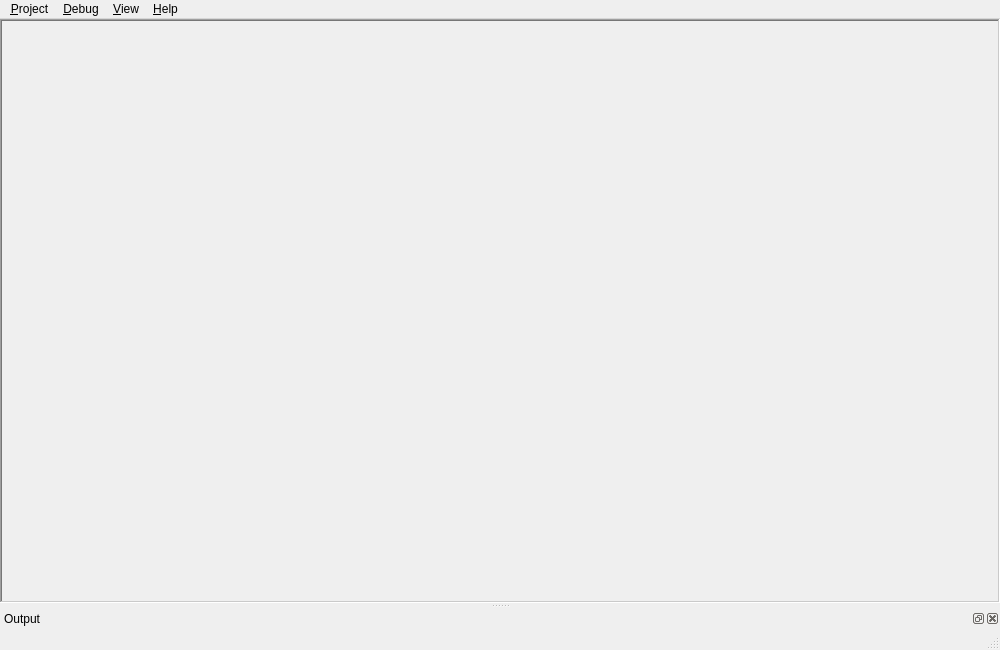
<?xml version="1.0" encoding="UTF-8"?>
<ui version="4.0">
 <class>MainWindow</class>
 <widget class="QMainWindow" name="MainWindow">
  <property name="geometry">
   <rect>
    <x>0</x>
    <y>0</y>
    <width>1000</width>
    <height>650</height>
   </rect>
  </property>
  <property name="windowTitle">
   <string>8-Bit Toolkit</string>
  </property>
  <widget class="QWidget" name="centralWidget">
   <layout class="QVBoxLayout" name="verticalLayout">
    <property name="spacing">
     <number>0</number>
    </property>
    <property name="leftMargin">
     <number>0</number>
    </property>
    <property name="topMargin">
     <number>0</number>
    </property>
    <property name="rightMargin">
     <number>0</number>
    </property>
    <property name="bottomMargin">
     <number>0</number>
    </property>
    <item>
     <widget class="MemoryMapWidget" name="memoryMapWidget">
      <property name="frameShape">
       <enum>QFrame::WinPanel</enum>
      </property>
      <property name="frameShadow">
       <enum>QFrame::Sunken</enum>
      </property>
     </widget>
    </item>
   </layout>
  </widget>
  <widget class="QMenuBar" name="menuBar">
   <property name="geometry">
    <rect>
     <x>0</x>
     <y>0</y>
     <width>1000</width>
     <height>22</height>
    </rect>
   </property>
   <widget class="QMenu" name="menuDebug">
    <property name="title">
     <string>&amp;Debug</string>
    </property>
   </widget>
   <widget class="QMenu" name="menuHelp">
    <property name="title">
     <string>&amp;Help</string>
    </property>
    <addaction name="actionAbout"/>
   </widget>
   <widget class="QMenu" name="menuProject">
    <property name="title">
     <string>&amp;Project</string>
    </property>
    <addaction name="actionNewProject"/>
    <addaction name="actionOpenProject"/>
    <addaction name="separator"/>
    <addaction name="actionBuild"/>
    <addaction name="separator"/>
    <addaction name="actionExit"/>
   </widget>
   <widget class="QMenu" name="menuView">
    <property name="title">
     <string>&amp;View</string>
    </property>
   </widget>
   <addaction name="menuProject"/>
   <addaction name="menuDebug"/>
   <addaction name="menuView"/>
   <addaction name="menuHelp"/>
  </widget>
  <widget class="QDockWidget" name="outputDockWidget">
   <property name="windowTitle">
    <string>Output</string>
   </property>
   <attribute name="dockWidgetArea">
    <number>8</number>
   </attribute>
   <widget class="LogWidget" name="outputWidget"/>
  </widget>
  <widget class="QStatusBar" name="statusBar"/>
  <action name="actionBuild">
   <property name="text">
    <string>&amp;Build</string>
   </property>
  </action>
  <action name="actionAbout">
   <property name="text">
    <string>&amp;About...</string>
   </property>
  </action>
  <action name="actionOpenProject">
   <property name="text">
    <string>&amp;Open...</string>
   </property>
  </action>
  <action name="actionNewProject">
   <property name="text">
    <string>&amp;New...</string>
   </property>
  </action>
  <action name="actionExit">
   <property name="text">
    <string>E&amp;xit</string>
   </property>
  </action>
 </widget>
 <customwidgets>
  <customwidget>
   <class>LogWidget</class>
   <extends>QWidget</extends>
   <header>GUI/Widgets/LogWidget.h</header>
   <container>1</container>
  </customwidget>
  <customwidget>
   <class>MemoryMapWidget</class>
   <extends>QFrame</extends>
   <header>GUI/Widgets/MemoryMapWidget.h</header>
   <container>1</container>
  </customwidget>
 </customwidgets>
 <resources/>
 <connections>
  <connection>
   <sender>actionExit</sender>
   <signal>triggered()</signal>
   <receiver>MainWindow</receiver>
   <slot>close()</slot>
   <hints>
    <hint type="sourcelabel">
     <x>-1</x>
     <y>-1</y>
    </hint>
    <hint type="destinationlabel">
     <x>499</x>
     <y>324</y>
    </hint>
   </hints>
  </connection>
 </connections>
</ui>
